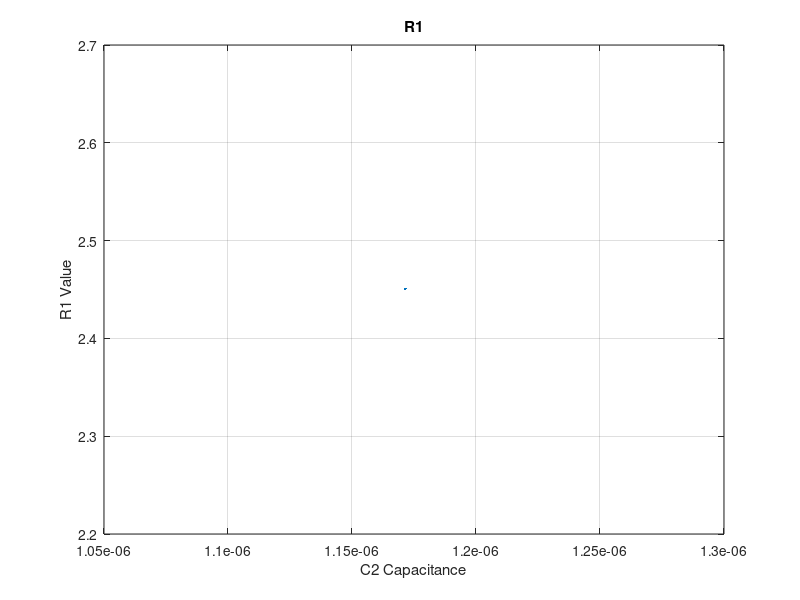

Recreate this plot in MATLAB.
%Op Amp Filter Calculator  (Sallen-Key Butterworth 4th order)

%Enter Standard Value Capacitor here
C1 = 1.0E-6;

%Enter Butterworth Coefficients here
a1=1.8478;
a2=0.7654;

b1=1.0000;
b2=1.0000;

%calculate R1
C2=C1*((4*b1)/a1^2);

R1=(a1*C2-(sqrt((a1*C2)^2-4*b1*C1*C2)))/(4*pi*6E+4*C1*C2);
%% plot
figure
plot(C2,R1)
%axis([1.0E-9 1.0E-6 100 10000]);
xlabel('C2 Capacitance')
ylabel('R1 Value')
title('R1')
grid('on')

